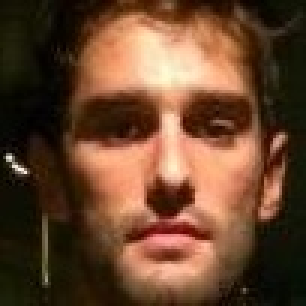
#> input picture test_images/0.jpg, 102 x 102 px (shown 3 times larger)
$ python edgeDetection.py test_images/0.jpg
#> lines starting #> are read from the running program, lines starting #| are printed output that depends on the picture
#> further down, input_img is the input picture: shape (102, 102, 3); mean B, G, R 45.7, 69.1, 103.3
import cv2 as cv
import numpy as np
import sys
import matplotlib.pyplot as plt

# Apply convolution twice
double = True


def convolution(image, kernel):
    color = False
    if len(image.shape) > 2:
        color = True

    kernel_height, kernel_width = 3, 3
    pad_height, pad_width = 1, 1

    if color:
        height, width, _ = image.shape
#> height = 102; width = 102
        (B, G, R) = cv.split(image)
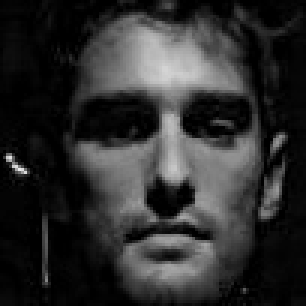
#> B: shape (102, 102) (shown 3 times larger); min 0, max 234, mean 45.7
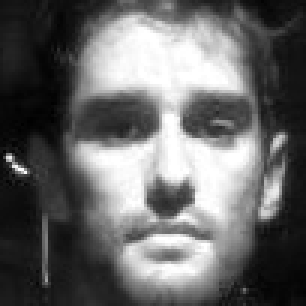
#> R: shape (102, 102) (shown 3 times larger); min 0, max 255, mean 103.3
        outputB = np.zeros(B.shape)
        outputG = np.zeros(G.shape)
        outputR = np.zeros(R.shape)
    else:
        height, width = image.shape
        output = np.zeros(image.shape)

    if color:
        padded_B = np.zeros((B.shape[0] + (2 * pad_height), B.shape[1] + (2 * pad_width)))
        padded_B[pad_height:padded_B.shape[0] - pad_height, pad_width:padded_B.shape[1] - pad_width] = B

        padded_G = np.zeros((G.shape[0] + (2 * pad_height), G.shape[1] + (2 * pad_width)))
        padded_G[pad_height:padded_G.shape[0] - pad_height, pad_width:padded_G.shape[1] - pad_width] = G
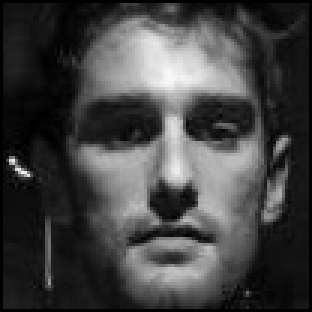
#> padded_G: shape (104, 104) float64 (shown 3 times larger); min 0, max 250, mean 66.5

        padded_R = np.zeros((R.shape[0] + (2 * pad_height), R.shape[1] + (2 * pad_width)))
        padded_R[pad_height:padded_R.shape[0] - pad_height, pad_width:padded_R.shape[1] - pad_width] = R
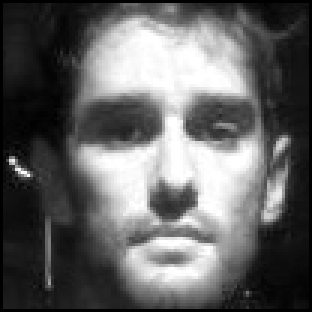
#> padded_R: shape (104, 104) float64 (shown 3 times larger); min 0, max 255, mean 99.4
    else:
        padded_image = np.zeros((height + (2 * pad_height), width + (2 * pad_width)))
        padded_image[pad_height:padded_image.shape[0] - pad_height, pad_width:padded_image.shape[1] - pad_width] = image

    for r in range(height):
        for c in range(width):
            if color:
                outputB[r, c] = np.sum(kernel * padded_B[r:r + kernel_height, c:c + kernel_width])
                outputG[r, c] = np.sum(kernel * padded_G[r:r + kernel_height, c:c + kernel_width])
                outputR[r, c] = np.sum(kernel * padded_R[r:r + kernel_height, c:c + kernel_width])
            else:
                output[r, c] = np.sum(kernel * padded_image[r:r + kernel_height, c:c + kernel_width])

    if color:
        output = cv.merge([outputB, outputG, outputR])

    output = (output + 255) / 510 * 255

    return output


def edge_detection(image, input_filter):
    edge_x = convolution(image, input_filter)
    edge_y = convolution(image, np.flip(input_filter.T, axis=0))

    if double:
        double_x = convolution(edge_x, input_filter)
#> after the loop in convolution (call 3), `for r in range(height):`:
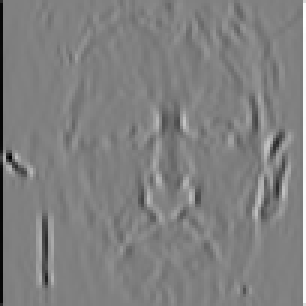
#> outputB: shape (102, 102) float64 (shown 3 times larger); min -135.2, max 133.1, mean -0.1; drawn with min black and max white
        double_y = convolution(edge_y, np.flip(input_filter.T, axis=0))
#> after the loop in convolution (call 4), `for r in range(height):`:
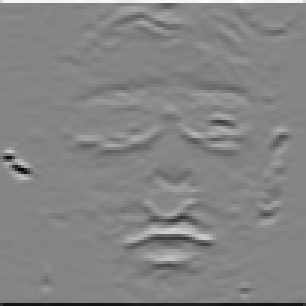
#> outputB: shape (102, 102) float64 (shown 3 times larger); min -153, max 140.6, mean -0.1; drawn with min black and max white
        double_x = double_x.astype(np.uint8)
        double_y = double_y.astype(np.uint8)
        cv.namedWindow('Edge X', cv.WINDOW_NORMAL)
        cv.imshow("Edge X", double_x)
        cv.namedWindow('Edge Y', cv.WINDOW_NORMAL)
        cv.imshow("Edge Y", double_y)
        cv.waitKey(0)

    color = False
    if len(image.shape) > 2:
        color = True

    if color:
        (Bx, Gx, Rx) = cv.split(edge_x)
        (By, Gy, Ry) = cv.split(edge_y)
        Bmagnitude = np.sqrt(np.square(Bx) + np.square(By))
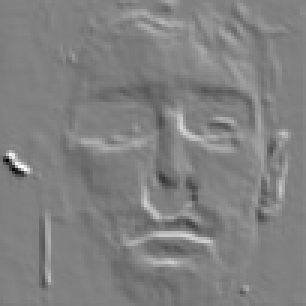
#> Bmagnitude: shape (102, 102) float64 (shown 3 times larger); min 81.57, max 277.1, mean 180.6; drawn with min black and max white
        Gmagnitude = np.sqrt(np.square(Gx) + np.square(Gy))
        Rmagnitude = np.sqrt(np.square(Rx) + np.square(Ry))
        magnitude = cv.merge([Bmagnitude, Gmagnitude, Rmagnitude])
        (fig, ax) = plt.subplots(nrows=1, ncols=1, figsize=(8, 4))
    else:
        magnitude = np.sqrt(np.square(edge_x) + np.square(edge_y))
        orientation = np.arctan2(edge_y, edge_x)
        orientation = np.degrees(orientation)
        orientation = np.where(orientation < 0, 360 + orientation, orientation)
        (fig, axs) = plt.subplots(nrows=1, ncols=3, figsize=(8, 4))
        # Average 10 pixels
        orientation_by_ten = orientation[0::10, ::10]
        X, Y = np.meshgrid(np.arange(orientation_by_ten.shape[1]), np.arange(orientation_by_ten.shape[0]))

    magnitude = (magnitude) / (255 * np.sqrt(2)) * 255
    magnitude = magnitude.astype(np.uint8)

    if color:
        ax.imshow(magnitude, cmap="gray")
        ax.set_title("Gradient Magnitude")
    else:
        axs[0].imshow(magnitude, cmap="gray")
        axs[1].imshow(orientation, cmap="jet")

        axs[2].quiver(X, Y, np.cos(orientation_by_ten.reshape(-1)), np.sin(orientation_by_ten.reshape(-1)))

        axs[0].set_title("Gradient Magnitude")
        axs[1].set_title("Gradient Orientation [0, 360]")
        axs[2].set_title("Orientation Quiver")

    plt.show()
    edge_x = edge_x.astype(np.uint8)
    edge_y = edge_y.astype(np.uint8)
    cv.namedWindow('Edge X', cv.WINDOW_NORMAL)
    cv.imshow("Edge X", edge_x)
    cv.namedWindow('Edge Y', cv.WINDOW_NORMAL)
    cv.imshow("Edge Y", edge_y)


if __name__ == "__main__":
    file_input = sys.argv[1]
    if sys.argv[len(sys.argv) - 1] == "--gray":
        input_img = cv.imread(cv.samples.findFile(file_input), 0)
    else:
        input_img = cv.imread(cv.samples.findFile(file_input))
    cv.namedWindow('Original', cv.WINDOW_NORMAL)
    cv.imshow("Original", input_img)

    sobel_filter = np.array([[.25, 0, -.25],
                            [.50, 0, -.50],
                            [.25, 0, -.25]])
    edge_detection(input_img, sobel_filter)
    cv.waitKey(0)

$ run again, on test_images/2.jpg
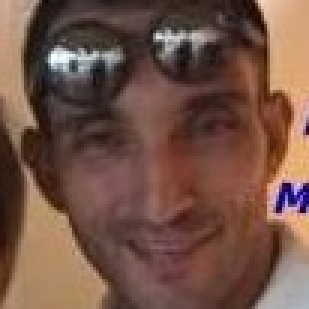
#> input picture test_images/2.jpg, 103 x 103 px (shown 3 times larger)
#> input_img is the input picture: shape (103, 103, 3); mean B, G, R 69.7, 82.4, 114.3
#> after the loop in convolution (call 2), `for r in range(height):`:
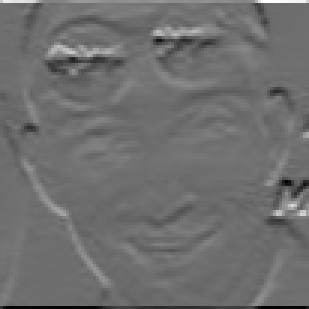
#> outputR: shape (103, 103) float64 (shown 3 times larger); min -179, max 233.2, mean 0.3; drawn with min black and max white
#> in edge_detection, `magnitude = (magnitude) / (255 * np.sqrt(2)) * 255`:
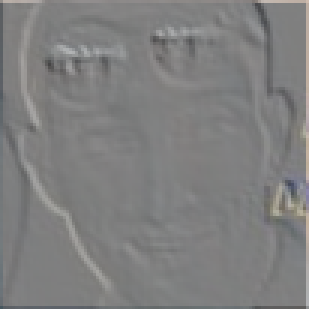
#> magnitude: shape (103, 103, 3) float64 (shown 3 times larger); mean B, G, R 127.7, 127.8, 127.8

$ run again, on test_images/4.jpg
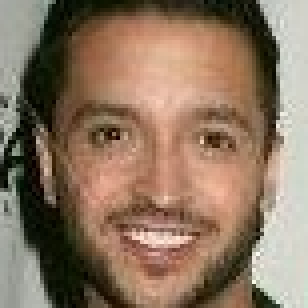
#> input picture test_images/4.jpg, 77 x 77 px (shown 4 times larger)
#> input_img is the input picture: shape (77, 77, 3); mean B, G, R 96.3, 116.6, 139.6
#> in edge_detection, `magnitude = (magnitude) / (255 * np.sqrt(2)) * 255`:
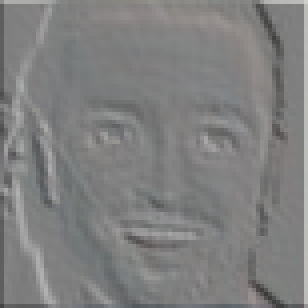
#> magnitude: shape (77, 77, 3) float64 (shown 4 times larger); mean B, G, R 128, 128.1, 128.1
